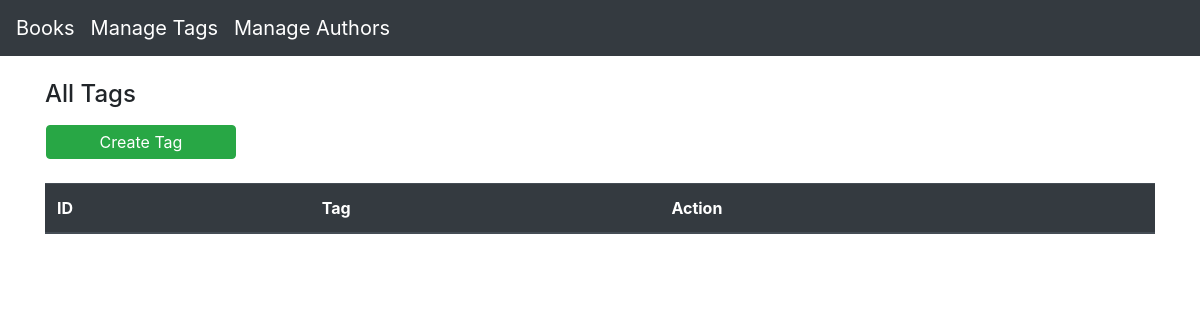
Before: /tags/index.php with the older database file.
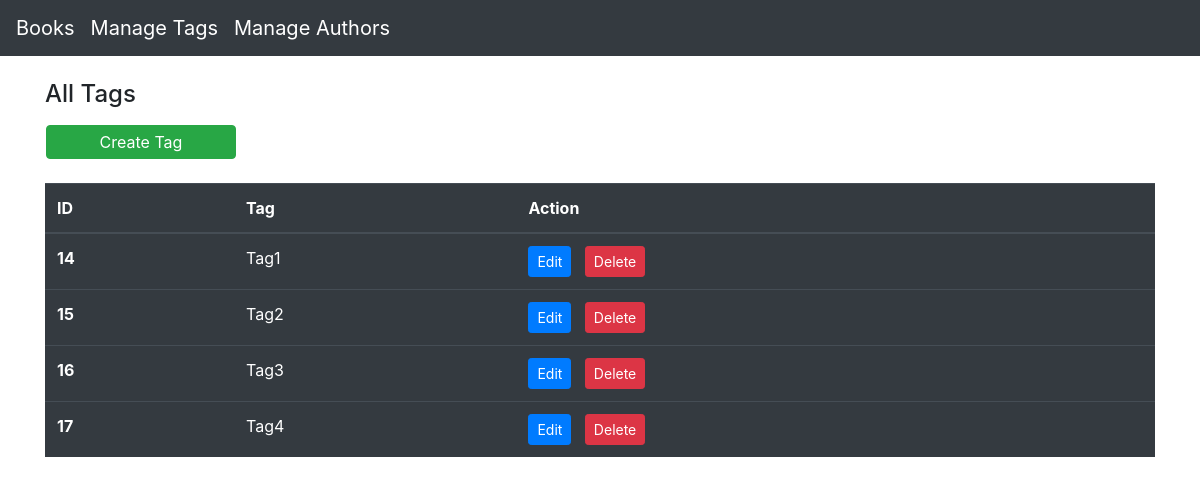
After: the same page with the newer database file.
### tables this page shows
CREATE TABLE `tags` (
    `id` int(11) NOT NULL,
    `tag` varchar(256) NOT NULL
  );

### config/database.php (called while the page is built)
<?php
return [
    'mysql'     => [
        'name'      => 'mysql',
        'host'      => 'localhost',
        'username'  => 'hani',
        'password'  => 'Hani.123!@#',
        'dbname'    => 'Test'
    ]
];

### config/connection.php (called while the page is built, shortened)
<?php
class Connection
{
    private $info;
    public function __construct()
    {
        $this->info = require "../config/database.php";
        $this->instance = $this->getConnection();
        return $this->instance;
    }
    public function getConnection()
    {
        $dsn = $this->info['mysql']['name'] . ':' . 'dbname=' . $this->info['mysql']['dbname'] . ';' . 'host=' . $this->info['mysql']['host'];
        try {
            $connection = new PDO($dsn, $this->info['mysql']['username'], $this->info['mysql']['password']);
            return $connection;
        } catch (PDOException $e) {
            echo "Connection Failed: " . $e->getMessage();
        }
    }
}

### db/BaseModel.php (called while the page is built, shortened)
<?php
require "../config/connection.php";
class BaseModel
{
    protected $fields = [];
    protected $table;
    protected $conn;
    public function __construct()
    {
        $connection = new Connection();
        $this->conn = $connection->instance;
        $this->conn->setAttribute(PDO::ATTR_ERRMODE, PDO::ERRMODE_WARNING);
    }
    public function fetchAll($row = null)
    {
        if ($row != null) {
            $query = $row;
        } else {
            $query = "SELECT " . implode(',', $this->fields) . " FROM " . $this->table;
        }
        return $this->conn->query($query)->fetchAll(PDO::FETCH_OBJ);
    }
}

### tags/index.php (the view, shortened to what this page needs)
<div class="row">
    <h4 class="col-12 mb-3">All Tags</h4>
    <a type="submit" class="btn btn-success col-2 mb-4 ml-3 p-1" href="create.php">Create Tag</a>
</div>
<table class="table table-dark">
    <thead>
        <tr>
            <th scope="col">ID</th>
            <th scope="col">Tag</th>
            <th scope="col">Action</th>
        </tr>
    </thead>
    <tbody>
        <?php
        $tags = new Tag;
        foreach ($tags->fetchAll() as $row) : ?>
            <tr>
                <th scope="row"><?= $row->id; ?></th>
                <td><?= $row->tag; ?></td>
                <td><a class="btn btn-sm btn-primary" href="edit.php?id=<?= $row->id; ?>">Edit</a> &nbsp; <a class="btn btn-sm btn-danger" href="delete.php?id=<?= $row->id ?>">Delete</a></td>
            </tr>
        <?php endforeach; ?>
    </tbody>
</table>

Changed rows visible on the page:
added tags: id "14", tag "Tag1"
added tags: id "15", tag "Tag2"
added tags: id "16", tag "Tag3"
added tags: id "17", tag "Tag4"
